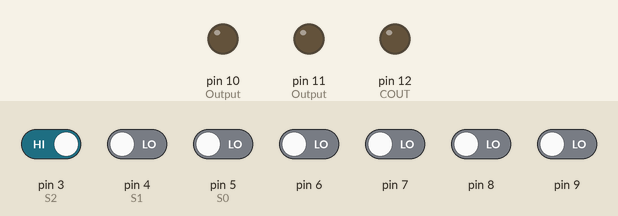
Bench run of a sketch on a simulated Arduino Uno, built with avr-gcc and run on an emulated ATmega328P. Parts: output pins drawn as LEDs (lit = HIGH). Inputs (shaded band) come from the test bench; at power-on: pin 3 (S2) HIGH, pin 4 (S1), pin 5 (S0), pin 6–9 LOW.

Above: at 1.2 s.
1.3 s: pin 4 (S1) driven HIGH
At 1.6 s:
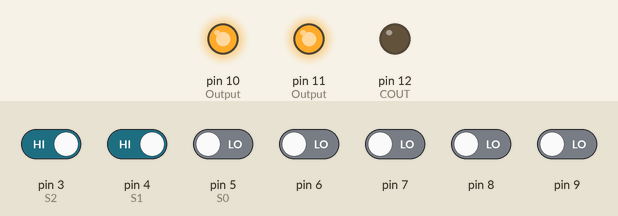
2.8 s: pin 6 driven HIGH
At 3.9 s:
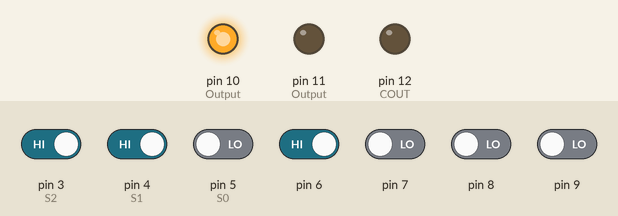
4.3 s: pin 5 (S0) driven HIGH
At 5.1 s:
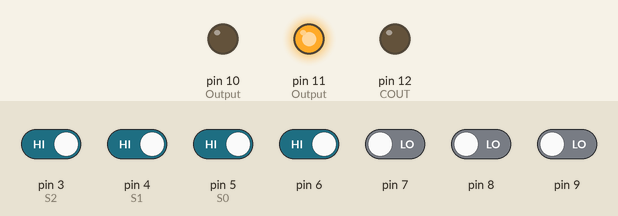
5.8 s: pin 5 (S0) driven LOW
At 6.2 s:
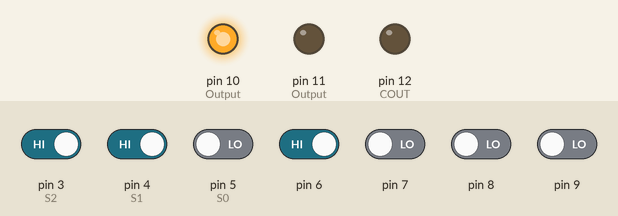
7.3 s: pin 4 (S1) driven LOW
At 8.5 s:
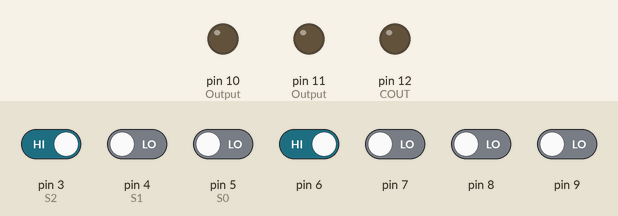
8.8 s: pin 3 (S2) driven LOW and pin 8 driven HIGH
At 9.7 s:
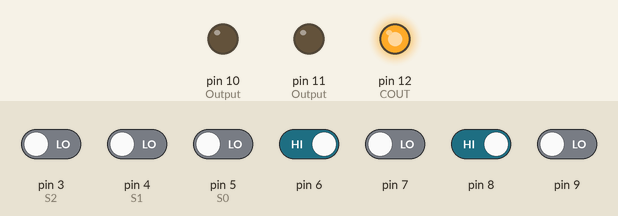
Timing chart, 0 to 11.3 s (numbered marks = the images above; inputs shaded):
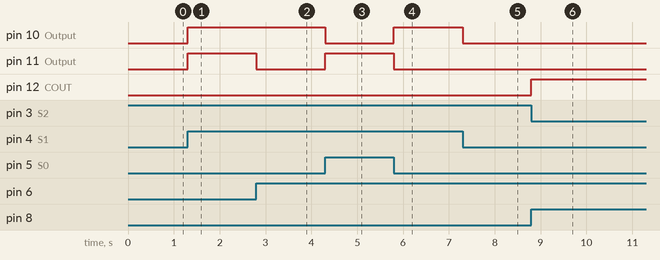

Measured:
- after the input at 1.3 s, pin 10 (Output), pin 11 (Output): LOW → HIGH at once
- after the input at 2.8 s, pin 11 (Output): HIGH → LOW at once
- after the input at 4.3 s, pin 10 (Output): HIGH → LOW at once; pin 11 (Output): LOW → HIGH at once
- after the input at 5.8 s, pin 10 (Output): LOW → HIGH at once; pin 11 (Output): HIGH → LOW at once
- after the input at 7.3 s, pin 10 (Output): HIGH → LOW at once
- after the input at 8.8 s, pin 12 (COUT): LOW → HIGH at once

The sketch:

2_Bit_ALU.ino
```cpp
int S0, S1, S2, A[2], B[2], Output[2], COUT, bitSize = 2;
void setup() {
  Serial.begin(9600);

  //SWITCH
  pinMode(5, INPUT); //S0
  pinMode(4, INPUT); //S1
  pinMode(3, INPUT); //S2

  //INPUT
  pinMode(7, INPUT); //A[0]
  pinMode(6, INPUT); //A[1]
  pinMode(9, INPUT); //B[0]
  pinMode(8, INPUT); //B[1]

  //OUTPUT
  pinMode(10, OUTPUT); //Output[0]
  pinMode(11, OUTPUT); //Output[1]
  pinMode(12, OUTPUT); //COUT
}
//      S2     S1     S0     Operation
//      0      0      0         A+B
//      0      0      1         A-B
//      0      1      0         A-1
//      0      1      1         A+1
//      1      0      0         AND
//      1      0      1         OR
//      1      1      0         NOT
//      1      1      1         XOR

void loop() {
  S0 = digitalRead(5);
  S1 = digitalRead(4);
  S2 = digitalRead(3);

  A[0] = digitalRead(7);
  A[1] = digitalRead(6);
  B[0] = digitalRead(9);
  B[1] = digitalRead(8);

  //S2 S1 S0
  if (S2 == LOW && S1 == LOW && S0 == LOW)
  {
    //A+B
    FULLADDER(0);
    digitalWrite(10, Output[0]);
    digitalWrite(11, Output[1]);
    digitalWrite(12, COUT);
  }
  else if (S2 == LOW && S1 == LOW && S0 == HIGH)
  {
    //A-B
    NOT(B);
    FULLADDER(1);
    COUT=LOW;
    digitalWrite(10, Output[0]);
    digitalWrite(11, Output[1]);
    digitalWrite(12, COUT);
  }
  else if (S2 == LOW && S1 == HIGH && S0 == LOW)
  {
    //A-1
    B[0] = HIGH;
    B[1] = HIGH;
    FULLADDER(0);
    COUT=LOW;
    digitalWrite(10, Output[0]);
    digitalWrite(11, Output[1]);
    digitalWrite(12, COUT);
  }
  else if (S2 == LOW && S1 == HIGH && S0 == HIGH)
  {
    //A+1
    B[0] = HIGH;
    B[1] = LOW;
    FULLADDER(0);
    digitalWrite(10, Output[0]);
    digitalWrite(11, Output[1]);
    digitalWrite(12, COUT);
  }
  else if (S2 == HIGH && S1 == LOW && S0 == LOW)
  {
    //A AND B
    AND();
    digitalWrite(10, Output[0]);
    digitalWrite(11, Output[1]);
    digitalWrite(12, COUT);
  }
  else if (S2 == HIGH && S1 == LOW && S0 == HIGH)
  {
    //A OR B
    OR();
    digitalWrite(10, Output[0]);
    digitalWrite(11, Output[1]);
    digitalWrite(12, COUT);
  }
  else if (S2 == HIGH && S1 == HIGH && S0 == LOW)
  {
    // NOT A
    NOT(A);
    Output[0]=A[0];
    Output[1]=A[1];
    digitalWrite(10, Output[0]);
    digitalWrite(11, Output[1]);
    digitalWrite(12, COUT);

  }
  else if (S2 == HIGH && S1 == HIGH && S0 == HIGH)
  {
    // A XOR B
    XOR();
    digitalWrite(10, Output[0]);
    digitalWrite(11, Output[1]);
    digitalWrite(12, COUT);
  }
}

void FULLADDER(int zeroOne)
{
  // For ADD Operation COUT has to be initialized by LOW
  // For ADD Operation COUT has to be initialized by HIGH
  if(zeroOne == 0)
    COUT = LOW;
  else
    COUT = HIGH;
  for (int i = 0; i < bitSize; i++)
  {
    Output[i] = (A[i]+B[i]+COUT)%2;
    COUT = (A[i]+B[i]+COUT)/2;
  }
}
void NOT(int *X)
{
  for (int i = 0; i < bitSize; i++)
  {
    if (*(X + i) == HIGH)
      *(X + i) = LOW;
    else
      *(X + i) = HIGH;
  }
  COUT = LOW;
}
void AND()
{
  for (int i = 0; i < bitSize; i++)
  {
    if (A[i] == HIGH && B[i] == HIGH)
      Output[i] = HIGH;
    else
      Output[i] = LOW;
  }
  COUT = LOW;
}
void OR()
{
  for (int i = 0; i < bitSize; i++)
  {
    if (A[i] == LOW && B[i] == LOW)
      Output[i] = LOW;
    else
      Output[i] = HIGH;
  }
  COUT = LOW;
}
void XOR()
{
  for (int i = 0; i < bitSize; i++)
  {
    if ((A[i] == LOW && B[i] == LOW) || (A[i] == HIGH && B[i] == HIGH))
      Output[i] = LOW;
    else
      Output[i] = HIGH;
  }
  COUT = LOW;
}
```
